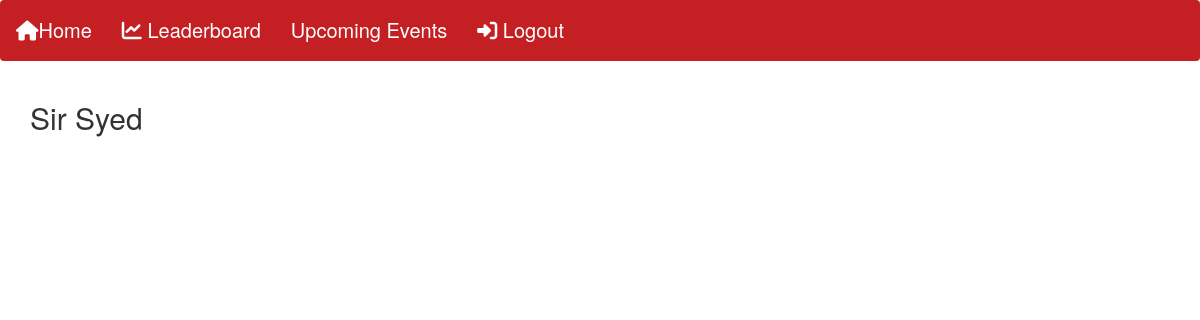
The app's page /students.php?team=3 (signed in), older data.
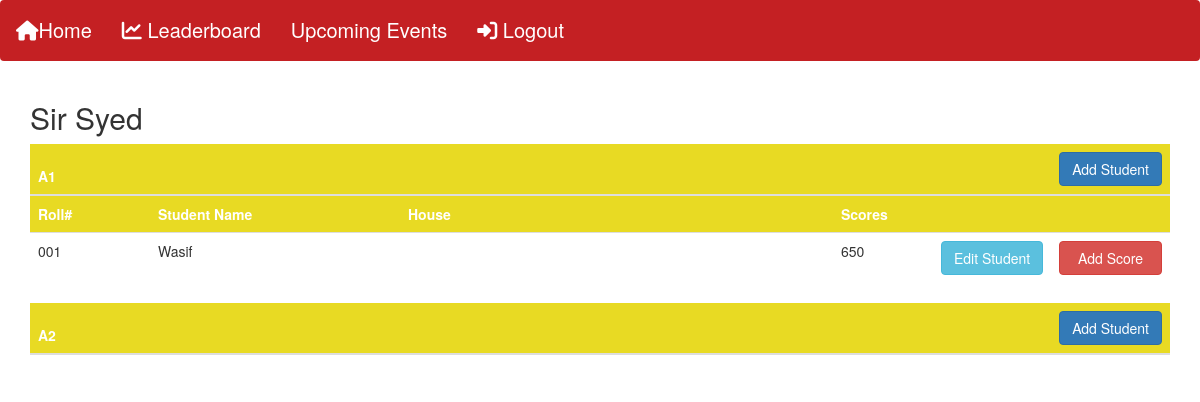
The same page, newer data.
### tables this page shows
CREATE TABLE `teams` (
  `id` int(10) UNSIGNED NOT NULL,
  `name` varchar(191) NOT NULL,
  `background` varchar(191) DEFAULT '1A7D0E',
  `background_hover` varchar(191) DEFAULT '224FD6',
  `status` tinyint(1) DEFAULT 1
);

CREATE TABLE `class_types` (
  `id` int(10) UNSIGNED NOT NULL,
  `class_type` varchar(191) NOT NULL
);

CREATE TABLE `students` (
  `id` int(10) UNSIGNED NOT NULL,
  `classtype_id` int(10) UNSIGNED NOT NULL,
  `roll_number` varchar(191) NOT NULL,
  `student_name` varchar(191) NOT NULL,
  `house` varchar(191) DEFAULT NULL,
  `team_id` int(10) UNSIGNED NOT NULL
);

### functions.php (called while the page is built, shortened)
<?php
class web {
	public function getClassTypes()
    {
		global $db;
		$result = $db->query("SELECT * FROM class_types");
		if ($result->num_rows > 0) {
			$data = [];
			while($row = $result->fetch_assoc()) {
				$data[] = $row;
			}
			return $data;
		} else {
		  return "0 results";
		}
    }
	public function getTeamsById($id)
    {
		global $db;
		$result = $db->query("SELECT * FROM teams WHERE id = ".$id."");
		if ($result->num_rows > 0) {
			$data = [];
			while($row = $result->fetch_assoc()) {
				$data[] = $row;
			}
			return $data;
		} else {
		  return "0 results";
		}
    }
	public function getTeamById($id)
    {
		global $db;
		$result = $db->query("SELECT * FROM teams WHERE id = ".$id."");
		if ($result->num_rows > 0) {
			return $result->fetch_assoc();
		} else {
		  return 0;
		}
    }
	public function getStudentsByTeamIdAndClassTypeId($team_id,$classtype_id)
    {
		global $db;
		$result = $db->query("SELECT * FROM students WHERE team_id = ".$team_id." AND classtype_id = ".$classtype_id."");
		if ($result->num_rows > 0) {
			$data = [];
			while($row = $result->fetch_assoc()) {
				$data[] = $row;
			}
			return $data;
		} else {
		  return 0;
		}
    }
	public function totalScoreByStudent($id)
    {
		global $db;
		$result = $db->query("SELECT * FROM student_scores WHERE student_id = ".$id."");
		if ($result->num_rows > 0) {
			$qty= 0;
			while($row = $result->fetch_assoc()) {
				$qty += $row['score'];
			}
			return $qty;
		} else {
		  return 0;
		}
    }
}
?>

### students.php (the view, shortened to what this page needs)
<?php
	include("config.php");
	include("functions.php");
	$obj_web = new web;
	if(isset($_GET['team'])){
		$getTeamID = $_GET['team'];
		$getTeam = $obj_web->getTeamById($getTeamID);
	}
	if(!isset($getTeamID) || $getTeam == 0){
		$teams = $obj_web->getTeams();
	} else {
		$teams = $obj_web->getTeamsById($getTeam['id']);
	}
?>
<!doctype html>
<html>
<head>
	<link rel="stylesheet" href="https://maxcdn.bootstrapcdn.com/bootstrap/3.3.7/css/bootstrap.css">
</head>
<body>
	<div class="navbar">
		<a href="index.php"><i class="fas fa-home"></i>Home</a>
		<a href="leaderboard.php"><i class="fas fa-chart-line"></i> Leaderboard </a>
		<a href="calendar.html">Upcoming Events</a>
		<a href="logout.php"><i class="fas fa-sign-in-alt"></i> Logout</a>
	</div>
	<div class="container">
		<?php
		foreach ($teams as $key => $team) {
			?>
			<h2><?=$team['name']?></h2>
			<?php
			foreach ($obj_web->getClassTypes() as $key => $type) {
				?>
				<table class="table">
					<thead>
						<tr class="bg-primary" style="background: #<?=$team['background']?>">
							<th colspan="5"><?=$type['class_type']?></th>
							<th width="100">
								<a class="btn btn-primary btn-block" href="addstudent.php?team=<?=$team['id']?>">Add Student</a>
							</th>
						</tr>
					</thead>
					<tbody>
						<?php
						if($obj_web->getStudentsByTeamIdAndClassTypeId($team['id'],$type['id'])){
							?>
							<tr class="bg-primary" style="background: #<?=$team['background']?>">
								<th>Roll#</th>
								<th>Student Name</th>
								<th>House</th>
								<th>Scores</th>
								<th>&nbsp;</th>
								<th>&nbsp;</th>
							</tr>
							<?php
							foreach ($obj_web->getStudentsByTeamIdAndClassTypeId($team['id'],$type['id']) as $key => $student) {
							?>
							<tr>
								<td width="120"><?=$student['roll_number']?></td>
								<td width="250"><?=$student['student_name']?></td>
								<td><?=$student['house']?></td>
								<td width="100">
									<?=$obj_web->totalScoreByStudent($student['id'])?>
								</td>
								<td width="100">
									<a class="btn btn-info btn-block" href="editstudent.php?team=<?=$team['id']?>&student=<?=$student['id']?>">Edit Student</a>
								</td>
								<td>
									<a class="btn btn-danger btn-block" href="addstudentscore.php?team=<?=$team['id']?>&student=<?=$student['id']?>">Add Score</a>
								</td>
							</tr>
							<?php
							}
						}
						?>
					</tbody>
				</table>
				<?php
			}
		}
		?>
	</div>
</body>
</html>

Row changes from the older to the newer data that the page shows:
added class_types: class_type "A1"
added students: roll_number "001", student_name "Wasif", totalScoreByStudent "650"
added class_types: class_type "A2"
